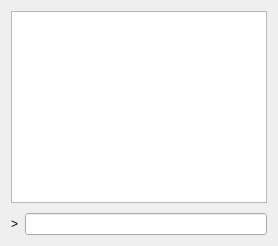
     <widget class="QWidget" name="tab_console">
      <attribute name="title">
       <string>&amp;Console</string>
      </attribute>
      <layout class="QVBoxLayout" name="verticalLayout_3">
       <property name="spacing">
        <number>10</number>
       </property>
       <item>
        <widget class="QTextEdit" name="messagesWidget">
         <property name="minimumSize">
          <size>
           <width>0</width>
           <height>100</height>
          </size>
         </property>
         <property name="readOnly">
          <bool>true</bool>
         </property>
         <property name="tabKeyNavigation" stdset="0">
          <bool>false</bool>
         </property>
         <property name="columnCount" stdset="0">
          <number>2</number>
         </property>
        </widget>
       </item>
       <item>
        <layout class="QHBoxLayout" name="horizontalLayout">
         <property name="spacing">
          <number>0</number>
         </property>
         <item>
          <widget class="QLabel" name="label">
           <property name="text">
            <string notr="true">&gt;</string>
           </property>
          </widget>
         </item>
         <item>
          <spacer name="horizontalSpacer">
           <property name="orientation">
            <enum>Qt::Horizontal</enum>
           </property>
           <property name="sizeType">
            <enum>QSizePolicy::Fixed</enum>
           </property>
           <property name="sizeHint" stdset="0">
            <size>
             <width>7</width>
             <height>20</height>
            </size>
           </property>
          </spacer>
         </item>
         <item>
          <widget class="QLineEdit" name="lineEdit"/>
         </item>
         <item>
          <widget class="QPushButton" name="clearButton">
           <property name="maximumSize">
            <size>
             <width>0</width>
             <height>24</height>
            </size>
           </property>
           <property name="toolTip">
            <string>Clear console</string>
           </property>
           <property name="text">
            <string/>
           </property>
           <property name="icon">
            <iconset resource="../oneworld.qrc">
             <normaloff>:/icons/remove</normaloff>:/icons/remove</iconset>
           </property>
           <property name="shortcut">
            <string notr="true">Ctrl+L</string>
           </property>
           <property name="autoDefault">
            <bool>false</bool>
           </property>
          </widget>
         </item>
        </layout>
       </item>
      </layout>
     </widget>
